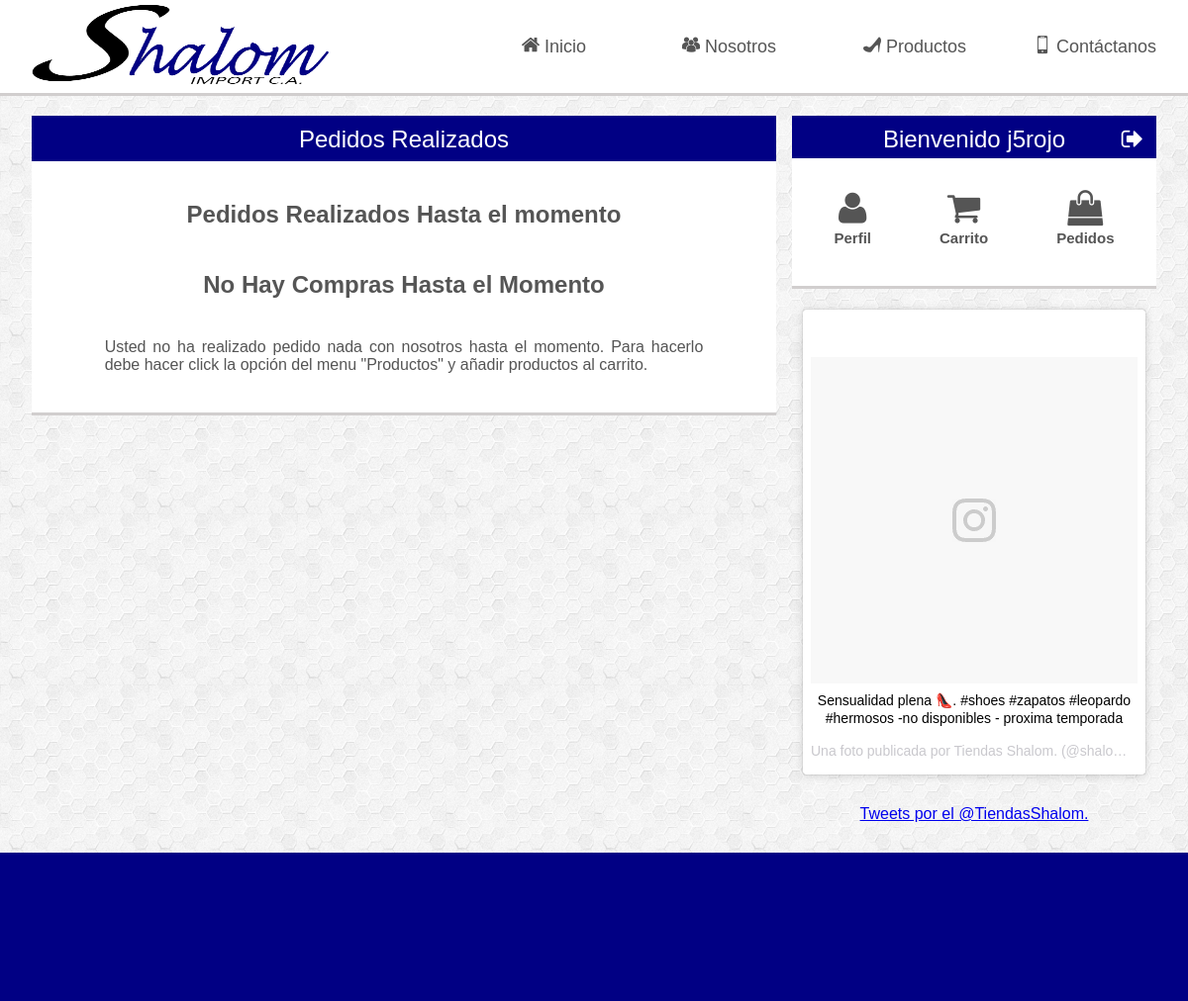
The page /nivelUsuario.php?section=mispedidos (signed in) on the database as committed earlier.
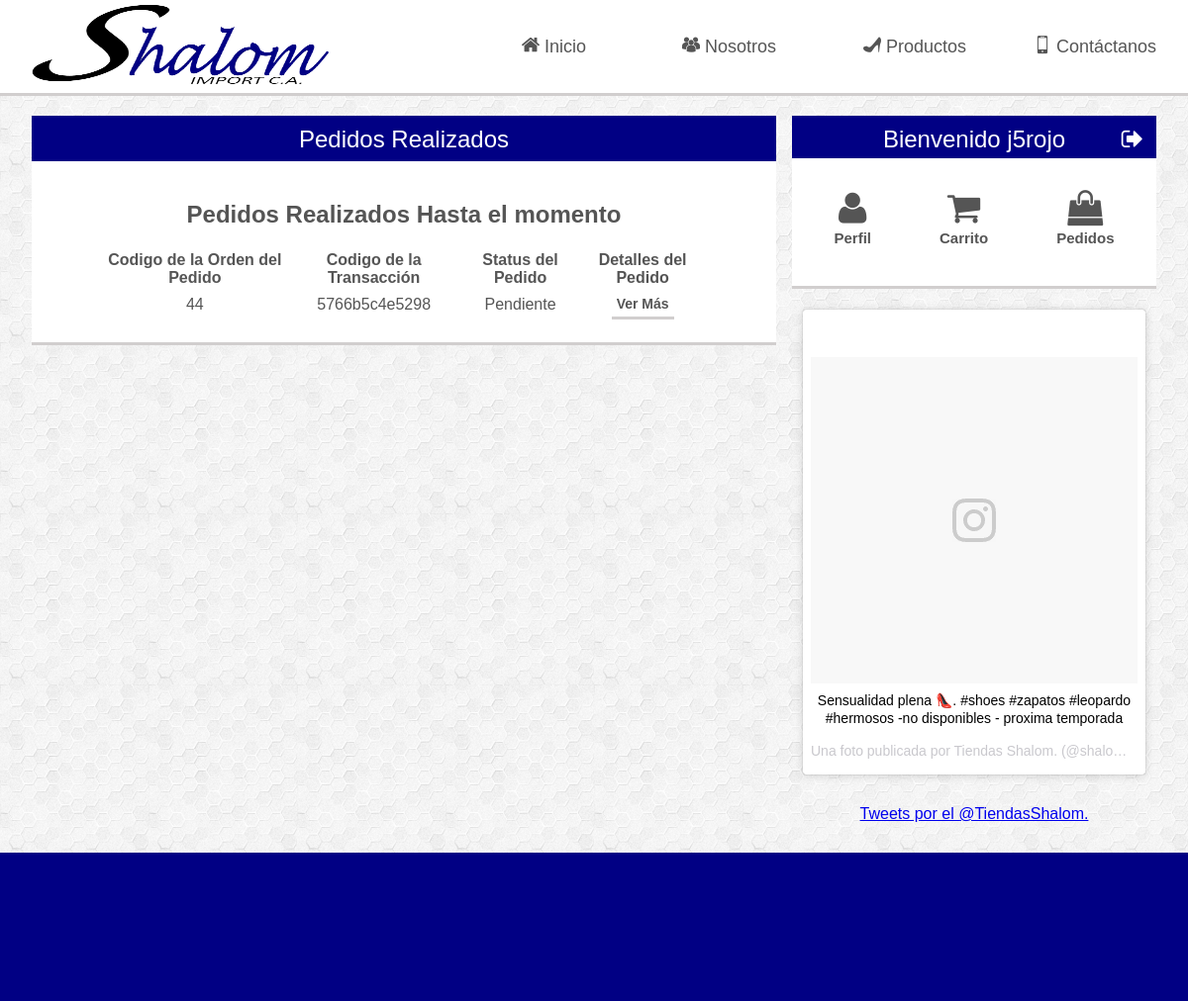
The same page on the database as committed later.
### tables this page shows
CREATE TABLE `tbl_ordenpedidos` (
  `id_ordenPedido` int(11) NOT NULL,
  `codigo_pedido` varchar(255) NOT NULL,
  `status_pedido` varchar(255) NOT NULL
);

### misPedidos.php (the view, shortened to what this page needs)
<div class="row center-xs">
  <div class="col-xs-10">
      <?php
      $con=conexionBD('localhost', 'root', '', 'shalomimportca');
      $usuario=$_SESSION['usuario'];
      if(isset($_POST['btnBuscar'])){
        $buscar="SELECT * FROM tbl_ordenpedidos WHERE id_ordenPedido=".$_POST['criterio'];
        $reBuscar=mysqli_query($con,$buscar);
        $buscado=mysqli_fetch_assoc($reBuscar);
        $codigoVenta=$buscado['codigo_pedido'];
        $mostrar="SELECT * FROM tbl_pedidos WHERE codigo_pedido='$codigoVenta' AND usuario_pedido='$usuario'";
        $reMostrar=mysqli_query($con,$mostrar);
        ?>
        <table class="datosUsuario carrito">
          <caption>
            <h1>Detalles de la Transacci&oacute;n</h1>
          </caption>
          <tr>
            <td align="left" class="segundo" colspan="2" style="font-weight:bold;">Fecha del Pedido:</td>
            <td align="left" class="segundo" colspan="2"><?php echo $_POST['date_pedido']?></td>
          </tr>
          <tr>
            <td align="left" class="segundo" colspan="2" style="font-weight:bold;">Codigo de la Orden del Pedido:</td>
            <td align="left" class="segundo" colspan="2"><?php echo $buscado['id_ordenPedido']?></td>
          </tr>
          <tr>
            <td align="left" class="segundo" colspan="2" style="font-weight:bold;">Codigo de la Transaccion:</td>
            <td align="left" class="segundo" colspan="2"><?php echo $codigoVenta?></td>
          </tr>
          <tr>
            <td align="left" class="segundo" colspan="2" style="font-weight:bold;">Status del Pedido:</td>
            <td align="left" class="segundo" colspan="2"><?php echo $_POST['status_pedido']?></td>
          </tr>
          <tr><td colspan="4">&nbsp;</td></tr>
          <tr>
            <td colspan="4" class="segundo" style="font-size:18px;font-weight:bold;">Detalles del Pedido</td>
          </tr>
          <tr>
            <td class="primero">Cantidad</td>
            <td class="primero">Producto</td>
            <td class="primero">Precio Unitario</td>
            <td class="primero">Subtotal</td>
          </tr>
          <?php
          $total=0;
          while($mostrado=mysqli_fetch_array($reMostrar,MYSQLI_ASSOC)){
            echo "<tr>";
            echo "<td class='segundo'>".$mostrado['cantidadProducto_pedido']."</td>";
            echo "<td class='segundo' align='left'>".$mostrado['producto_pedido']."</td>";
            echo "<td class='segundo'>".$mostrado['totalprecio_pedido']/$mostrado['cantidadProducto_pedido']." Bs.F</td>";
            echo "<td class='segundo'>".$mostrado['totalprecio_pedido']." Bs.F</td>";
            echo "</tr>";
            $total=$total+$mostrado['totalprecio_pedido'];
          }
          echo "<tr><td class='tercero' colspan='4'>Total:&nbsp;".$total." Bs.F</td></tr>";
          echo "<tr>
            <td colspan='4'>
              <form class='form' method='post' action='includes/reportePedidosUsuario.php' target='new'>
                <input type='hidden' name='codOrdenCompra' value='".$_POST['criterio']."'/>
                <input type='hidden' name='codCompra' value='".$codigoVenta."'/>
                <input type='hidden' name='fechaCompra' value='".$_POST['date_pedido']."'/>
                <div class='groupButton'>
                  <button type='submit'>Reimprimir Orden del Pedido</button>
                  <button type='button' onclick='javascript:history.back()'>Ir Atr&aacute;s</button>
                </div>
              </form>
            </td>
          </tr>";
          echo "</table>";
        }else{
          echo "<h1>Pedidos Realizados Hasta el momento</h1>";
          $mostrarCompras="SELECT DISTINCT
          tbl_ordenpedidos.id_ordenPedido,
          tbl_ordenpedidos.codigo_pedido,
          tbl_ordenpedidos.status_pedido,
          tbl_pedidos.usuario_pedido,
          tbl_pedidos.date_pedido
          FROM
          tbl_ordenpedidos
          INNER JOIN tbl_pedidos ON tbl_ordenpedidos.codigo_pedido = tbl_pedidos.codigo_pedido
          WHERE
          tbl_pedidos.usuario_pedido = '$usuario'";
          $reMostrarCompras=mysqli_query($con,$mostrarCompras);
          if(mysqli_num_rows($reMostrarCompras)==0){
            echo "<table>
              <tr><td align='center'><h2>No Hay Compras Hasta el Momento</h2></td></tr>
              <tr><td align='justify'>
                <p>Usted no ha realizado pedido nada con nosotros hasta el momento. Para hacerlo debe hacer click la opci&oacute;n del menu \"Productos\" y a&ntilde;adir productos al carrito.</p>
              </td></tr>
            </table>";
          }else{
            echo "<table align='center'>
              <tr>
                <td class='primero'>Codigo de la Orden del Pedido</td>
                <td class='primero'>Codigo de la Transacci&oacute;n</td>
                <td class='primero'>Status del Pedido</td>
                <td class='primero'>Detalles del Pedido</td>
              </tr>";
              while($comprasMostradas=mysqli_fetch_array($reMostrarCompras,MYSQLI_ASSOC)){
                $momentoCompra=explode(" ",$comprasMostradas['date_pedido']);
                $momentoCompra[0]=date('d-m-Y',strtotime($momentoCompra[0]));
                echo "<tr><td class='segundo'>".$comprasMostradas['id_ordenPedido']."</td>";
                  echo "<td class='segundo'>".$comprasMostradas['codigo_pedido']."</td>";
                  echo "<td class='segundo'>".$comprasMostradas['status_pedido']."</td>";
                  echo "<td class='segundo'>
                    <form method='post'>
                      <input type='hidden' name='criterio' value='".$comprasMostradas['id_ordenPedido']."'/>
                      <input type='hidden' name='date_pedido' value='".$momentoCompra[0]."'/>
                      <input type='hidden' name='status_pedido' value='".$comprasMostradas['status_pedido']."'/>
                      <div class='groupButton'>
                        <button type='submit' name='btnBuscar'>Ver M&aacute;s</button>
                      </div>
                    </form>
                  </td></tr>";
                }
                echo "</table>";
              }
            }
            ?>
  </div>
</div>

### nivelUsuario.php (shortened to what this page needs)
<!DOCTYPE html>
<html lang="es">
  <head>
    <link rel="stylesheet" href="css/flexboxgrid.min.css">
    <link rel="stylesheet" href="css/estilos.css">
    <link rel="stylesheet" href="css/menuIcons.css">
    <link rel="stylesheet" href="css/toastr.css">
    <link rel="stylesheet" href="css/font-awesome.min.css">
    <link rel="stylesheet" href="css/owl.carousel.css">
    <link rel="stylesheet" href="css/owl.theme.css">
  </head>
  <body>
      <div id="wrap">
          <header>
            <div class="container-fluid">
              <div class="row middle-xs">
                  <div class="logo col-xs-4">
                      <img src="images/LOGO.png" alt="Not Found" width="300" height="80">
                  </div>
                  <nav class="col-xs-8">
                    <div class="row end-xs">
                      <div class="col-xs-3">
                        <a href="nivelUsuario.php?section=inicio"><span class="icon-web"></span>&nbsp;Inicio</a>
                      </div>
                      <div class="col-xs-3">
                        <a href="nivelUsuario.php?section=nosotros"><span class="icon-people"></span>&nbsp;Nosotros</a>
                      </div>
                      <div class="col-xs-3">
                        <a href="nivelUsuario.php?section=productos"><span class="icon-fashion"></span>&nbsp;Productos</a>
                      </div>
                      <div class="col-xs-3">
                        <a href="nivelUsuario.php?section=contactanos"><span class="icon-apple"></span>&nbsp;Cont&aacute;ctanos</a>
                      </div>
                    </div>
                  </nav>
              </div>
            </div>
          </header>
          <div id="main" class="container-fluid">
            <div class="row">
                <div class="col-xs-8">
                <section>
                  <div class="col-xs-12">
                    <?php
                      if(!isset($_GET['section'])){
                        echo "
                        <div class='row center-xs'>
                        <h2 id='tituloSection' class='col-xs-12'>Inicio</h2>
                        </div>
                        ";
                        include('inicio.php');
                        echo "<script type='text/javascript'>document.title='.:Página Principal:.';</script>";
                      }else{
                        $section=$_GET['section'];
                        switch($section){
                          case 'mispedidos':
                            echo "
                              <div class='row center-xs'>
                                <h2 id='tituloSection' class='col-xs-12'>Pedidos Realizados</h2>
                              </div>
                            ";
                            include('misPedidos.php');
                          break;
                        }
                      }
                    ?>
                  </div>
                </section>
              </div>
                <div class="col-xs-4">
                    <aside class="middle-xs center-xs">
                      <div id="formInicioSesion">
                        <h2 class="col-xs-12" class="panelUsuario">
                          Bienvenido <?php echo $_SESSION['usuario']?>
                          <a href="includes/cerrarSesion.php" class="cerrarSesion">
                            <span class="fa fa-sign-out"></span>
                          </a>
                        </h2>
                        <div class="col-xs-12 menuUsuario">
                          <ul>
                            <li>
                              <a href="nivelUsuario.php?section=perfilUsuario">
                                <span class="fa fa-user"></span>
                                <span class="textOption">Perfil</span>
                              </a>
                            </li>
                            <li>
                              <?php
                                if(isset($_SESSION['carrito'])){
                                  $carButton='href="nivelUsuario.php?section=carrito"';
                                }else{
                                  $carButton='class="emptyCar" style="cursor:pointer;"';
                                }
                              ?>
                              <a <?php echo $carButton;?>>
                                <span class="fa fa-shopping-cart"></span>
                                <span class="textOption">Carrito</span>
                              </a>
                            </li>
                            <li>
                              <a href="nivelUsuario.php?section=mispedidos">
                                <span class="fa fa-shopping-bag"></span>
                                <span class="textOption">Pedidos</span>
                              </a>
                            </li>
                          </ul>
                        </div>
                      </div>
                    </aside>
                    <aside class="instagram middle-xs center-xs">
                      <blockquote class="instagram-media" data-instgrm-captioned data-instgrm-version="7" style=" background:#FFF; border:0; border-radius:3px; box-shadow:0 0 1px 0 rgba(0,0,0,0.5),0 1px 10px 0 rgba(0,0,0,0.15); margin: 1px; max-width:658px; padding:0; width:99.375%; width:-webkit-calc(100% - 2px); width:calc(100% - 2px);"><div style="padding:8px;"> <div style=" background:#F8F8F8; line-height:0; margin-top:40px; padding:50.0% 0; text-align:center; width:100%;"> <div style=" display:block; height:44px; margin:0 auto -44px; position:relative; top:-22px; width:44px;"></div></div> <p style=" margin:8px 0 0 0; padding:0 4px;"> <a href="https://www.instagram.com/p/BFy7yRqwClQ/" style=" color:#000; font-family:Arial,sans-serif; font-size:14px; font-style:normal; font-weight:normal; line-height:17px; text-decoration:none; word-wrap:break-word;" target="_blank">Sensualidad plena 👠. #shoes #zapatos #leopardo #hermosos -no disponibles - proxima  temporada</a></p> <p style=" color:#c9c8cd; font-family:Arial,sans-serif; font-size:14px; line-height:17px; margin-bottom:0; margin-top:8px; overflow:hidden; padding:8px 0 7px; text-align:center; text-overflow:ellipsis; white-space:nowrap;">Una foto publicada por Tiendas Shalom. (@shalomtiendas) el <time style=" font-family:Arial,sans-serif; font-size:14px; line-height:17px;" datetime="2016-05-24T15:57:39+00:00">24 de May de 2016 a la(s) 8:57 PDT</time></p></div></blockquote>
                    </aside>
                    <aside class="twitter middle-xs center-xs">
                      <a class="twitter-timeline" href="https://twitter.com/TiendasShalom" data-widget-id="722112100458459138">Tweets por el @TiendasShalom.</a>
                    </aside>
                </div>
            </div>
          </div>
      </div>
        <footer>
        </footer>
  </body>
</html>

### css/estilos.css (style rules this page uses)
html, body { margin:0; padding:0; min-width: 100%; height:100%; background: url("../images/fondo.png"); font-family: arial; color: #555555; }
header { background: #ffffff; border-bottom: 3px solid #d1cece; margin-bottom: 10px; padding:5px 0; }
nav a { text-decoration: none; color: #555555; font-size: 18px; }
section { margin:10px 0 0 0; padding: 0 0 20px 0; background: #ffffff; border-bottom: 3px solid #d1cece; margin-bottom: 10px; }
aside #formInicioSesion { margin-top: 0; background: #ffffff; border-bottom: 3px solid #d1cece; }
footer { position:relative; margin-top: -140px; height: 150px; clear:both; background: #010084; }
.logo { color: #ffffff; }
.groupButton button { padding: 5px; color: #555555; font-size:14px; font-weight: bold; background: #ffffff; border:none; border-bottom: 3px solid #d1cece; }
.instagram, .twitter { margin:10px 0; padding:10px; }
#main { padding-bottom:150px; }
#wrap { min-height: 100%; }
#tituloSection { margin: 0 0 20px 0; padding: 10px 0 8px 0; background: #010084; color: #ffffff; font-weight: lighter; }
#formInicioSesion div { margin:10px 0; padding: 0 8px; }
#formInicioSesion div:nth-child(2) { margin-top: 20px; }
#formInicioSesion h2 { margin: 10px 0; padding: 10px 0 0 0; color: #ffffff; font-weight: lighter; padding-bottom: 5px; cursor: default; background: #010084; }
#formInicioSesion .cerrarSesion { position: absolute; right: 0; margin-right: 45px; color: #ffffff; }
.menuUsuario { padding-bottom: 20px !important; }
.menuUsuario ul, .opcionPerfil { display: flex; justify-content: space-around; margin: 0; padding: 0; list-style: none; }
.menuUsuario ul li { padding: 5px; margin: 5px 0; }
.menuUsuario ul li a, .opcionPerfil button { text-decoration: none; color: #555555; font-weight: bold; font-family: arial; font-size: 36px; }
.textOption { display: block; font-size: 15px; }
.primero { font-weight: bold !important; }

Rows that differ between the two databases and show on the page:
added tbl_ordenpedidos: id_ordenPedido "44", codigo_pedido "5766b5c4e5298", status_pedido "Pendiente"
Other text that changed with them:
text no longer shown: "No Hay Compras Hasta el Momento Usted no ha realizado pedido nada con nosotros hasta el momento. Para hacerlo debe hacer click la opción del menu \" Productos \" y añadir productos al carrito."
text now shown: "Codigo de la Orden del Pedido Codigo de la Transacción Status del Pedido Detalles del Pedido"
